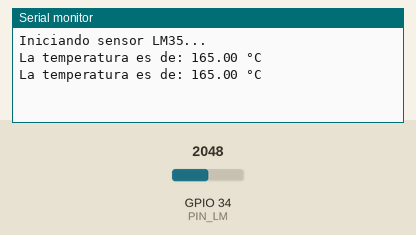
Simulated run of this sketch. Board: ESP32. On the bench: the last lines printed to the serial monitor. The inputs (shaded band) are chosen by the test bench; at power-on: GPIO 34 (PIN_LM) = 2048.

Above: at 2.8 s.
2.9 s: GPIO 34 (PIN_LM) set to 2866
At 4.4 s:
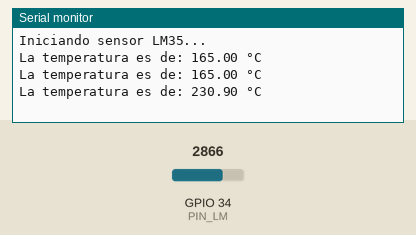
5.6 s: GPIO 34 (PIN_LM) set to 3603
At 7.1 s:
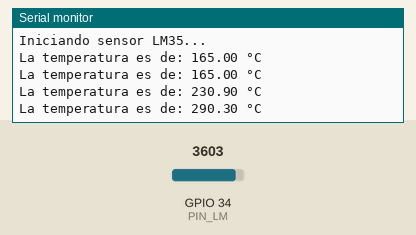
Timing chart, 0 to 8.6 s (numbered marks = the images above; inputs shaded):
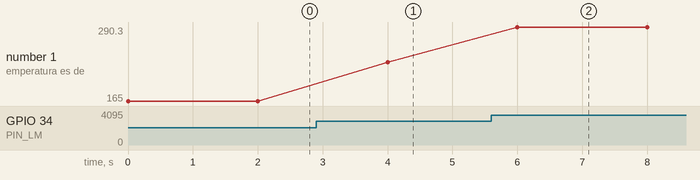

Measured:
- after the input at 2.9 s, the serial monitor: prints a new line after 1.1 s (image 1)
- after the input at 5.6 s, the serial monitor: prints a new line after 0.40 s (image 2)
- plotted number 1: 165 → 230.9 after the input at 2.9 s, 230.9 → 290.3 after the input at 5.6 s

The sketch:

LM35_TEMP.ino
```cpp
int PIN_LM = 34;

void setup() {
  Serial.begin(115200);
  pinMode(PIN_LM, INPUT);
  Serial.println("Iniciando sensor LM35...");
}

void loop() {
  float milivoltios = analogReadMilliVolts(PIN_LM);

  float temperatura = milivoltios / 10.0;

  Serial.print("La temperatura es de: ");
  Serial.print(temperatura);
  Serial.println(" °C");

  delay(2000);
}
```
